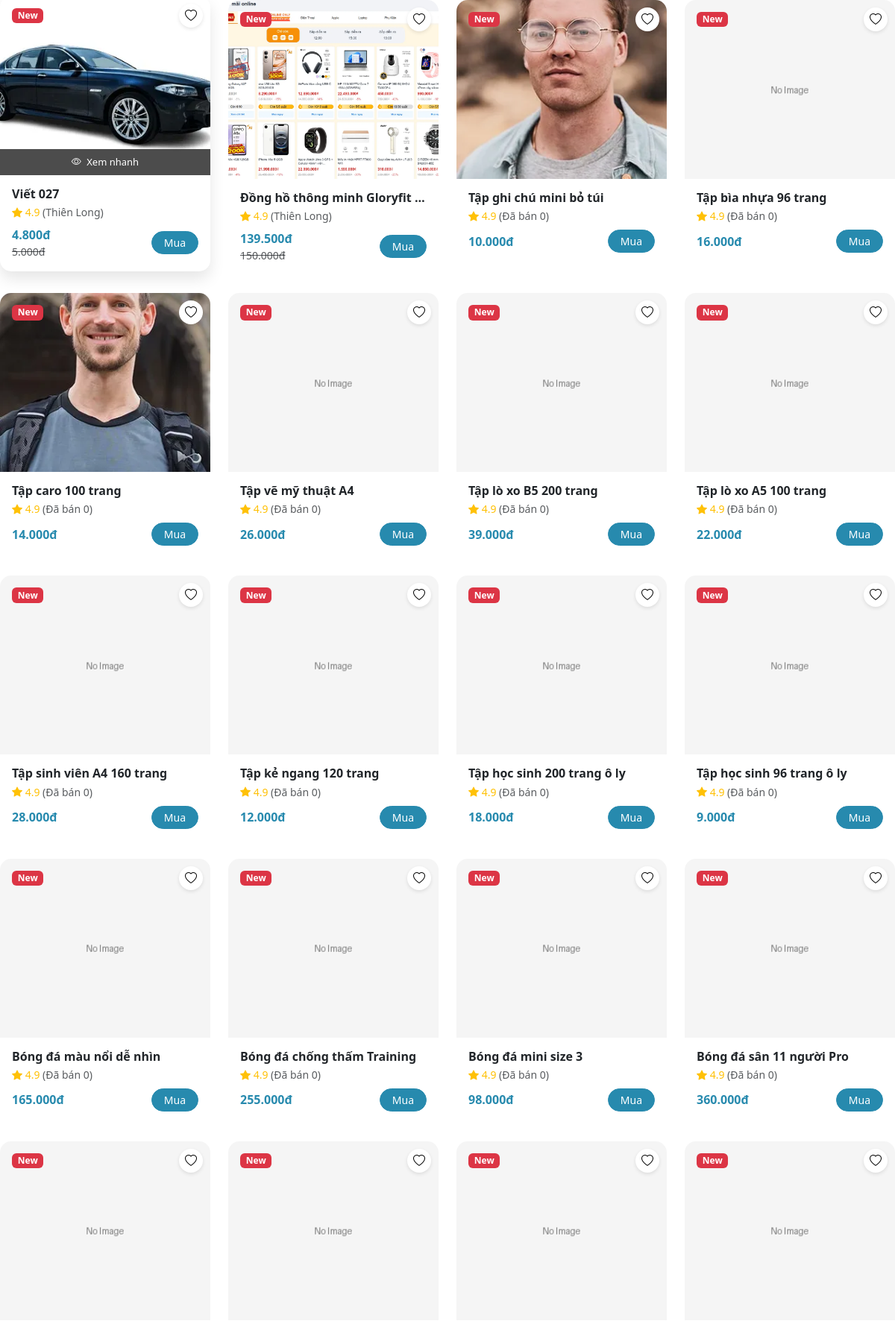
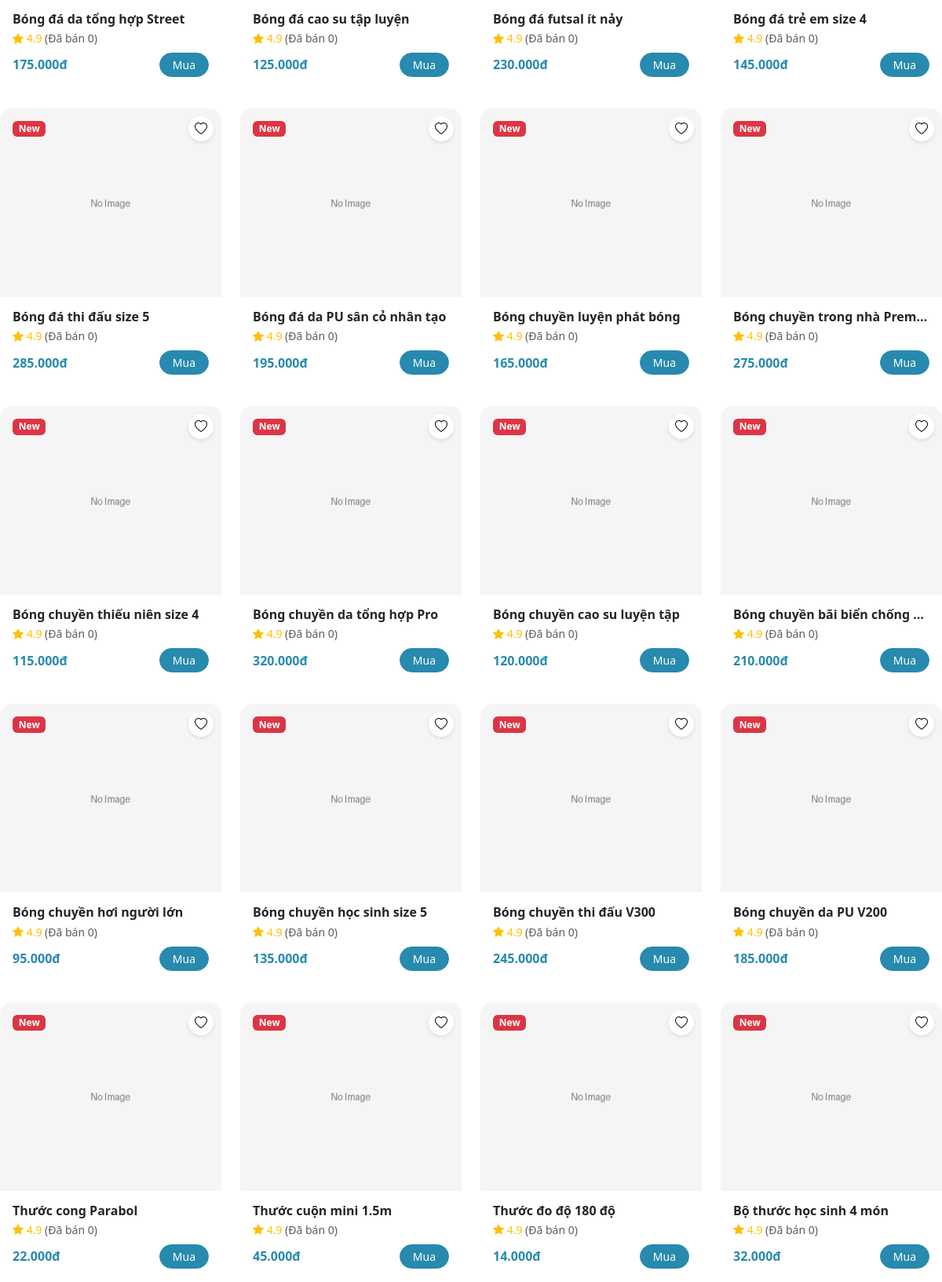
The app's page /search/ (upper part) with its own data (2 pictures, top to bottom).
### store/models.py (models this page shows, shortened)
class Product(models.Model):
    name = models.CharField(max_length=255)
    category = models.ForeignKey(
        Category, on_delete=models.PROTECT, related_name="category_products"
    )
    brand = models.ForeignKey(
        Brand,
        on_delete=models.PROTECT,
        related_name="brand_products",
        null=True,
        blank=True,
    )
    slug = models.SlugField(unique=True, blank=True)
    description = models.TextField(blank=True)
    short_description = models.CharField(max_length=300, blank=True)
    price = models.DecimalField(max_digits=10, decimal_places=2)
    discount_percent = models.DecimalField(
        max_digits=5, decimal_places=0, default=Decimal("0")
    )
    cost_price = models.DecimalField(
        max_digits=10, decimal_places=2, default=Decimal("10.00")
    )
    stock = models.PositiveIntegerField(default=0)
    low_stock_threshold = models.PositiveIntegerField(default=5)
    track_stock = models.BooleanField(default=True)
    is_active = models.BooleanField(default=True)
    is_featured = models.BooleanField(default=False)
    is_sold = models.BooleanField(default=False)
    created_at = models.DateTimeField(auto_now_add=True)
    updated_at = models.DateTimeField(auto_now=True)
    create_by = models.ForeignKey(
        settings.AUTH_USER_MODEL,
        on_delete=models.CASCADE,
        related_name="products",
        blank=True,
        null=True,
    )
    meta_title = models.CharField(max_length=200, blank=True)
    meta_description = models.TextField(max_length=500, blank=True)
    meta_keywords = models.CharField(max_length=300, blank=True)
    objects = models.Manager()
    active = ActiveManager()
    class Meta:
        ordering = ["-created_at"]
    @property
    def sold_count(self):
        total = self.order_items.filter(
            order__status__in=["PAID", "SHIPPED"]
        ).aggregate(total=Sum("quantity"))["total"]
        return total or 0
    @property
    def price_sale(self):
        if self.discount_percent == 0:
            return self.price
        return self.price - (self.price * self.discount_percent / Decimal("100"))
    @property
    def is_in_stock(self):
        return self.stock > 0 if self.track_stock else True
    @property
    def main_image(self):
        return self.images.filter(is_main=True).first() or self.images.first()
    @property
    def main_image_url(self):
        return self.main_image.medium_url if self.main_image else DEFAULT_PRODUCT_IMAGE
    @property
    def main_image_original_url(self):
        image = self.main_image
        if image:
            return image.original_url
        return DEFAULT_PRODUCT_IMAGE

class ProductImage(ImageOptimizationsMixin, models.Model):
    product = models.ForeignKey(
        Product, on_delete=models.CASCADE, related_name="images"
    )
    is_main = models.BooleanField(default=False)
    order = models.PositiveIntegerField(default=0, db_index=True)
    image = models.ImageField(upload_to=original_upload_path)
    thumbnail = models.ImageField(
        blank=True,
        null=True,
        editable=False,
    )
    medium = models.ImageField(
        blank=True,
        null=True,
        editable=False,
    )
    class Meta:
        ordering = ["order"]
        unique_together = ("product", "order")
        constraints = [
            models.UniqueConstraint(
                fields=["product"],
                condition=Q(is_main=True),
                name="unique_main_image_per_product",
            )
        ]
    @property
    def original_url(self):
        return self.image.url if self.image else DEFAULT_PRODUCT_IMAGE
    @property
    def medium_url(self):
        return self.medium.url if self.medium else self.original_url

class Brand(models.Model):
    name = models.CharField(max_length=255)
    slug = models.SlugField(unique=True, blank=True)

### store/views.py (the view, shortened to what this page needs)
# urls.py: path("search/", views.search, name="search"),
def search(request):
    query = request.GET.get("query", "").strip()
    if request.headers.get("HX-Request") and not query:
        return HttpResponse("")
    products = (
        Product.active.filter(is_sold=False)
        .select_related("brand", "category")
        .prefetch_related("images")
    )
    context = {"products": products, "query": query}
    if request.headers.get("HX-Request"):
        return render(request, "partials/filter/search_results.html", context)
    return render(request, "core/search.html", context)

### gtbooks/context_processors.py (called while the page is built)
def site_info(request):
    current_site = get_current_site(request)
    return {
        "site_name": current_site.name,
        "site_domain": current_site.domain,
    }

def nav_categories(request):
    from store.models import Category
    return {
        "nav_categories": Category.active.filter(parent__isnull=True)
        .prefetch_related("children")
        .order_by("display_order", "name")
    }

### store/models.py (called while the page is built)
    def get_queryset(self):
        return super().get_queryset().filter(is_active=True)

### store/templatetags/format_filter.py (called while the page is built)
@register.filter
def dot_thousands(value):
    try:
        value = float(value)
        return f"{value:,.0f}".replace(',', '.')
    except (TypeError, ValueError):
        return value

### templates/core/search.html (shortened to what this page needs)
{% extends 'base.html' %}
{% load static %}
{% block content %}
  <div id="search-results">{% include 'partials/filter/search_results.html' %}</div>
{% endblock %}

### templates/partials/filter/search_results.html
<div class="row g-3 g-md-4">
  {% for product in products %}
    <div class="col-6 col-md-4 col-lg-3">{% include 'partials/products/product_cart.html' %}</div>
  {% empty %}
    <div class="col-12 text-center py-5">
      <p class="text-muted mb-0">Không tìm thấy sản phẩm nào phù hợp.</p>
    </div>
  {% endfor %}
</div>

### templates/partials/products/product_cart.html (shortened to what this page needs)
{% load format_filter %}
<div class="product-card bg-white h-100">
  <div class="position-relative">
    <div class="product-img-wrapper">
      <a href="{{ product.main_image_original_url }}"
         data-lightbox="product-{{ product.pk }}"
         data-title="{{ product.name }}">
        <img src="{{ product.main_image_url }}"
             class="product-main-img"
             alt="{{ product.name }}" />
      </a>
      <button class="btn-wishlist"
              type="button"
              aria-label="Yêu thích {{ product.name }}">
        <i class="bi bi-heart"></i>
      </button>
      <div class="quick-view-btn">
        <i class="bi bi-eye me-1"></i> Xem nhanh
      </div>
    </div>
    <span class="badge bg-danger position-absolute top-0 start-0 m-3">New</span>
  </div>
  <div class="p-3">
    <a href="{% url 'store:product_detail' product.slug %}"
       class="text-dark text-decoration-none">
      <h6 class="fw-bold mb-1 text-truncate">{{ product.name }}</h6>
    </a>
    <div class="text-warning small mb-2">
      <i class="bi bi-star-fill"></i> 4.9
      {% if product.brand %}
        <span class="text-muted">({{ product.brand.name }})</span>
      {% else %}
        <span class="text-muted">(Đã bán {{ product.sold_count|default:'0' }})</span>
      {% endif %}
    </div>
    <div class="d-flex justify-content-between align-items-center gap-2">
      <div>
        <span class="fw-bold text-primary">{{ product.price_sale|dot_thousands }}đ</span>
        {% if product.discount_percent %}
          <small class="text-muted text-decoration-line-through d-block">{{ product.price|dot_thousands }}đ</small>
        {% endif %}
      </div>
      {% if product.is_in_stock %}
        <a hx-get="{% url 'store:add_to_cart' product.slug %}"
           hx-target='#cart-count'
           hx-swap="outerHTML"
           class="btn btn-sm btn-primary rounded-pill px-3">Mua</a>
      {% else %}
        <button class="btn btn-sm btn-outline-secondary rounded-pill px-3"
                type="button"
                disabled>Hết</button>
      {% endif %}
    </div>
  </div>
</div>

### static/core/css/main.css (style rules this page uses)
body { font-family: var(--bs-font-sans-serif); background-color: #fff; }
a, button, .btn, .card, .nav-link { transition: background-color 0.25s ease, color 0.2s ease; }
.btn-primary { background-color: var(--bs-primary); border-color: var(--bs-primary); }
.text-primary { color: var(--bs-primary) !important; }

### static/core/css/base.css (style rules this page uses)
:root { --bs-primary: #278aae; --bs-primary-rgb: 39, 138, 174; --bs-secondary: #e2e2e2; --bs-secondary-rgb: 226, 226, 226; --bs-success-rgb: 25, 135, 84; --bs-info-rgb: 82, 192, 238; --bs-warning-rgb: 255, 193, 7; --bs-danger-rgb: 220, 53, 69; --bs-light-rgb: 248, 249, 250; --bs-dark-rgb: 33, 37, 41; --bs-white: #fff; --bs-black: #000; --bs-body-color: #212529; --bs-body-bg: #fff; --bs-font-sans-serif: system-ui, -apple-system, "Segoe UI", Roboto, "Helvetica Neue", Arial, sans-serif, "Apple Color Emoji", "Segoe UI Emoji", "Segoe UI Symbol"; --bs-success: #198754; --bs-info: #52c0ee; --bs-blue: #214468; --bs-warning: #ffc107; --bs-danger: #d41f31; --bs-light: #f8f9fa; --bs-dark: #212529; --bs-yellow: #f7e1ae; --bs-box-shadow: 0 0.5rem 1rem rgba(0, 0, 0, 0.15); --bs-input-box-shadow: inset 0 0.075rem 0.15rem rgba(0, 0, 0, 0.15); --sidebar-width: 260px; --bg-body: #f4f7f9; --bg-hover: #667eea; --accent-color: var(--bs-primary); }

### static/core/css/hero.css (style rules this page uses)
.product-card { border: 1px solid var(--bs-secondary); border-radius: 15px; overflow: hidden; transition: 0.3s; }

### static/core/css/navbar.css (style rules this page uses)
.product-card { border: 1px solid var(--bs-secondary); border-radius: 15px; overflow: hidden; transition: 0.3s; }

### static/store/products/css/product_cart.css (style rules this page uses)
.product-card { border: none; border-radius: 15px; transition: all 0.3s ease; overflow: hidden; background: white; height: 100%; }
.product-img-wrapper { position: relative; overflow: hidden; }
.product-main-img { height: 240px; width: 100%; object-fit: cover; cursor: pointer; transition: transform 0.3s ease; }
.quick-view-btn { position: absolute; bottom: 0; left: 0; right: 0; background: rgba(0, 0, 0, 0.7); color: white; text-align: center; padding: 8px; font-size: 13px; font-weight: 500; cursor: pointer; transform: translateY(100%); transition: transform 0.3s ease; backdrop-filter: blur(5px); }
.btn-wishlist { position: absolute; top: 10px; right: 10px; z-index: 10; background: white; border-radius: 50%; width: 32px; height: 32px; display: flex; align-items: center; justify-content: center; border: none; box-shadow: 0 2px 5px rgba(0, 0, 0, 0.1); transition: 0.2s; }

### records on screen
Product: main_image_url (picture), name "Viết 027", brand.name "Thiên Long", price_sale|dot_thousands "4.800", price|dot_thousands "5.000", track_stock "Mua"
Product: main_image_url (picture), name "Đồng hồ thông minh Gloryfit…", brand.name "Thiên Long", price_sale|dot_thousands "139.500", price|dot_thousands "150.000", track_stock "Mua"
Product: main_image_url (picture), name "Tập ghi chú mini bỏ túi", sold_count "0", price_sale|dot_thousands "10.000", track_stock "Mua"
Product: name "Tập bìa nhựa 96 trang", sold_count "0", price_sale|dot_thousands "16.000", track_stock "Mua"
Product: main_image_url (picture), name "Tập caro 100 trang", sold_count "0", price_sale|dot_thousands "14.000", track_stock "Mua"
Product: name "Tập vẽ mỹ thuật A4", sold_count "0", price_sale|dot_thousands "26.000", track_stock "Mua"
Product: name "Tập lò xo B5 200 trang", sold_count "0", price_sale|dot_thousands "39.000", track_stock "Mua"
Product: name "Tập lò xo A5 100 trang", sold_count "0", price_sale|dot_thousands "22.000", track_stock "Mua"
Product: name "Tập sinh viên A4 160 trang", sold_count "0", price_sale|dot_thousands "28.000", track_stock "Mua"
Product: name "Tập kẻ ngang 120 trang", sold_count "0", price_sale|dot_thousands "12.000", track_stock "Mua"
Product: name "Tập học sinh 200 trang ô ly", sold_count "0", price_sale|dot_thousands "18.000", track_stock "Mua"
Product: name "Tập học sinh 96 trang ô ly", sold_count "0", price_sale|dot_thousands "9.000", track_stock "Mua"
Product: name "Bóng đá màu nổi dễ nhìn", sold_count "0", price_sale|dot_thousands "165.000", track_stock "Mua"
Product: name "Bóng đá chống thấm Training", sold_count "0", price_sale|dot_thousands "255.000", track_stock "Mua"
Product: name "Bóng đá mini size 3", sold_count "0", price_sale|dot_thousands "98.000", track_stock "Mua"
Product: name "Bóng đá sân 11 người Pro", sold_count "0", price_sale|dot_thousands "360.000", track_stock "Mua"
Product: name "Bóng đá da tổng hợp Street", sold_count "0", price_sale|dot_thousands "175.000", track_stock "Mua"
Product: name "Bóng đá cao su tập luyện", sold_count "0", price_sale|dot_thousands "125.000", track_stock "Mua"
Product: name "Bóng đá futsal ít nảy", sold_count "0", price_sale|dot_thousands "230.000", track_stock "Mua"
Product: name "Bóng đá trẻ em size 4", sold_count "0", price_sale|dot_thousands "145.000", track_stock "Mua"
Product: name "Bóng đá thi đấu size 5", sold_count "0", price_sale|dot_thousands "285.000", track_stock "Mua"
Product: name "Bóng đá da PU sân cỏ nhân tạo", sold_count "0", price_sale|dot_thousands "195.000", track_stock "Mua"
Product: name "Bóng chuyền luyện phát bóng", sold_count "0", price_sale|dot_thousands "165.000", track_stock "Mua"
Product: name "Bóng chuyền trong nhà Prem…", sold_count "0", price_sale|dot_thousands "275.000", track_stock "Mua"
Product: name "Bóng chuyền thiếu niên size 4", sold_count "0", price_sale|dot_thousands "115.000", track_stock "Mua"
Product: name "Bóng chuyền da tổng hợp Pro", sold_count "0", price_sale|dot_thousands "320.000", track_stock "Mua"
Product: name "Bóng chuyền cao su luyện tập", sold_count "0", price_sale|dot_thousands "120.000", track_stock "Mua"
Product: name "Bóng chuyền bãi biển chống…", sold_count "0", price_sale|dot_thousands "210.000", track_stock "Mua"
Product: name "Bóng chuyền hơi người lớn", sold_count "0", price_sale|dot_thousands "95.000", track_stock "Mua"
Product: name "Bóng chuyền học sinh size 5", sold_count "0", price_sale|dot_thousands "135.000", track_stock "Mua"
Product: name "Bóng chuyền thi đấu V300", sold_count "0", price_sale|dot_thousands "245.000", track_stock "Mua"
Product: name "Bóng chuyền da PU V200", sold_count "0", price_sale|dot_thousands "185.000", track_stock "Mua"
Product: name "Thước cong Parabol", sold_count "0", price_sale|dot_thousands "22.000", track_stock "Mua"
Product: name "Thước cuộn mini 1.5m", sold_count "0", price_sale|dot_thousands "45.000", track_stock "Mua"
Product: name "Thước đo độ 180 độ", sold_count "0", price_sale|dot_thousands "14.000", track_stock "Mua"
Product: name "Bộ thước học sinh 4 món", sold_count "0", price_sale|dot_thousands "32.000", track_stock "Mua"
